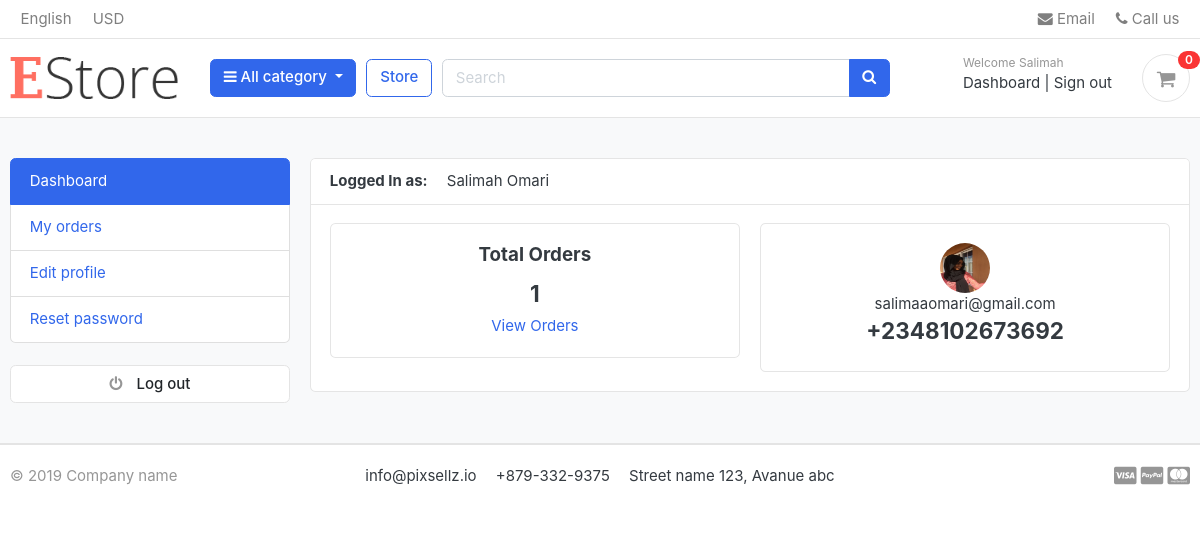
The page /account/ (signed in) on the database its author committed.
### accounts/models.py (models this page shows, shortened)
class Account(AbstractBaseUser, PermissionsMixin):
    first_name= models.CharField(max_length=50)
    last_name= models.CharField(max_length=50)
    username= models.CharField(max_length=50, unique=True)
    email= models.EmailField(max_length=100, unique=True)
    phone_number= models.CharField(max_length=50)
    date_joined=models.DateTimeField(auto_now_add=True)
    last_login=models.DateTimeField(auto_now_add=True)
    is_admin = models.BooleanField(default=False)
    is_staff = models.BooleanField(default=False)
    is_active = models.BooleanField(default=False)
    is_superadmin = models.BooleanField(default=False)
    USERNAME_FIELD="email"
    REQUIRED_FIELDS=['username','first_name','last_name']
    objects=MyAccountManager()
    def full_name(self):
        return f'{self.first_name} {self.last_name}'

class UserProfile(models.Model):
    user=models.OneToOneField(Account, on_delete=models.CASCADE)
    address=models.CharField(blank=True, max_length=200)
    profile_pics=models.ImageField(blank=True, upload_to='userprofile ')
    city=models.CharField(blank=True, max_length=50)
    state=models.CharField(blank=True, max_length=50)
    country=models.CharField(blank=True, max_length=50)

### accounts/views.py (the view)
# urls.py: path('', dashboard,name='dashboard' ),
@login_required(login_url="signin")
def dashboard(request):
    user=request.user
    orders=Order.objects.order_by('-created_at').filter(user_id=user.id, is_ordered=True)
    orders_count=orders.count()
    userprofile=UserProfile.objects.get(user_id=user.id)
    context={
        'orders_count':orders_count,
        'userprofile':userprofile
    }
    return render(request,'dashboard.html', context)

### cart/context_processor.py (called while the page is built)
def counter(request):
    count=0
    if 'admin' in request.path:
        return {}
    else:
        try:
            cart=Cart.objects.filter(cart_id=_cart_id(request))
            if request.user.is_authenticated:
                print(request.user.is_authenticated)
                cart_items=Cart_item.objects.all().filter(user=request.user)
            else:
                cart_items=Cart_item.objects.all().filter(cart=cart[:1])
            for cart_item in cart_items:
                count+=cart_item.quantity
        except ObjectDoesNotExist:
            count=0
        return dict(count=count)

### cart/views.py (called while the page is built)
def _cart_id(request):
    cart = request.session.session_key
    if not cart:
        cart = request.session.create()
    return cart

### category/context_processors.py (called while the page is built)
def menu_links(request):
    links=Category.objects.all()
    return dict(links=links)

### category/models.py (called while the page is built)
    def get_url(self):
        return reverse ('store_category', args=[self.slug])

### templates/dashboard.html
{% extends "base.html" %}
{% load static %}
{% block content %}
<section class="section-conten padding-y bg">
<div class="container">
	<div class="row">
	{% include 'includes/sidebar.html' %}
	<main class="col-md-9">
		<article class="card">
		<header class="card-header">
			<strong class="d-inline-block mr-3">Logged In as:</strong>
			<span>{{user.full_name}}</span>
		</header>
		<div class="card-body">
			<div class="row">
		<div class="col-md-6">
			<div class="card" style="text-align:center;">
				<div class="card-body">
					<h5 class="card-title">Total Orders</h5>
					<h4>{{orders_count}}</h4>
					<a href="{% url 'my_orders' %}">View Orders</a>
				</div>
			</div>
		</div>
		<div class="col-md-6">
			<div class="card" style="text-align:center;">
				<div class="card-body">
				<img src="{{userprofile.profile_pics.url}}" alt="User Profile Picture" width="50" height="50" style="border-radius:50%;">
					<p class="mb-0">{{user.email}}</h5>
					<h4>{{user.phone_number}}</h4>
				</div>
			</div>
		</div>
			</div>
		</div>
		</article>
	</main>
</div>
</div>
</section>
</body>
</html>
{% endblock %}

### templates/includes/navbar.html (shortened to what this page needs)
{% load static %}
<header class="section-header">
<nav class="navbar p-md-0 navbar-expand-sm navbar-light border-bottom">
<div class="container">
  <div class="collapse navbar-collapse" id="navbarTop4">
    <ul class="navbar-nav mr-auto">
    	<li class="nav-item dropdown">
		 	<a href="#" class="nav-link">   English </a>
		</li>
		<li class="nav-item dropdown">
			<a href="#" class="nav-link"> USD </a>
		</li>
    </ul>
    <ul class="navbar-nav">
		<li><a href="#" class="nav-link"> <i class="fa fa-envelope"></i> Email </a></li>
		<li><a href="#" class="nav-link"> <i class="fa fa-phone"></i> Call us </a></li>
	</ul>
  </div>
</div>
</nav>
<section class="header-main border-bottom">
	<div class="container">
<div class="row align-items-center">
	<div class="col-lg-2 col-md-3 col-6">
		<a href="{% url 'home' %}" class="brand-wrap">
			<img class="logo" src="{% static './images/hi.png' %}">
		</a>
	</div>
	<div class="col-lg col-sm col-md col-6 flex-grow-0">
		<div class="category-wrap dropdown d-inline-block float-right">
			<button type="button" class="btn btn-primary dropdown-toggle" data-toggle="dropdown">
				<i class="fa fa-bars"></i> All category
			</button>
		</div>
	</div>
	<a href="{% url 'store' %}" class="btn btn-outline-primary">Store</a>
	<div class="col-lg  col-md-6 col-sm-12 col">
		<form action="{% url 'search' %}" class="search">
			<div class="input-group w-100">
			    <input type="text" class="form-control" style="width:60%;" placeholder="Search" name='keyword'>
			    <div class="input-group-append">
			      <button class="btn btn-primary" type="submit">
			        <i class="fa fa-search"></i>
			      </button>
			    </div>
		    </div>
		</form>
	</div>
	<div class="col-lg-3 col-sm-6 col-8 order-2 order-lg-3">
				<div class="d-flex justify-content-end mb-3 mb-lg-0">
				{% if user.id is None %}
					<div class="widget-header">
						<small class="title text-muted">Welcome guest!</small>
						<div>
							<a href="{% url 'signin' %}">Sign in</a> <span class="dark-transp"> | </span>
							<a href="{% url 'register' %}"> Register</a>
						</div>
					</div>
					{% else %}
					<div class="widget-header">
						<small class="title text-muted">Welcome {{user.first_name}}</small>
						<div>
							<a href="{% url 'dashboard' %}">Dashboard</a> <span class="dark-transp"> | </span>
							<a href="{% url 'logout' %}">Sign out</a>
						</div>
					</div>
					{% endif %}
					<a href="{% url 'cart' %}" class="widget-header pl-3 ml-3">
						<div class="icon icon-sm rounded-circle border"><i class="fa fa-shopping-cart"></i></div>
						<span class="badge badge-pill badge-danger notify">{{count}}</span>
					</a>
				</div>
			</div>
</div>
	</div>
</section>
</header>

### static/css/ui.css (style rules this page uses)
html { font-family: "Inter", sans-serif; font-size: 15px; }
.icon-xs, .icon-sm, .icon-md, .icon-lg { display: inline-block; text-align: center; flex-shrink: 0; flex-grow: 0; }
.icon-sm { width: 48px; height: 48px; line-height: 48px !important; font-size: 20px; }
.padding-y { padding-top: 40px; padding-bottom: 40px; }
article:after, .form-group:after { display: block; clear: both; content: ""; }
.bg { background-color: #f8f9fa; }
.header-main { position: relative; padding-top: 1rem; padding-bottom: 1rem; }
.brand-wrap .logo, .navbar-brand .logo { margin-right: 7px; max-height: 42px; display: inline-block; }
.widget-header { display: inline-block; vertical-align: middle; position: relative; }
.widget-header a { color: #343a40; }
.widget-header i { color: #969696; }
.widget-header .title { display: block; }
.widget-header .notify { position: absolute; top: -3px; right: -10px; }
.notify { position: absolute; top: -4px; right: -10px; display: inline-block; padding: 0.25em 0.6em; font-size: 12px; line-height: 1; text-align: center; border-radius: 3rem; color: #fff; background-color: #fa3434; }

### rows shown on the page
Account: first_name "Salimah", full_name "Salimah Omari", email "salimaaomari@gmail.com", phone_number "+2348102673692"
UserProfile: profile_pics (picture)

### other values the page prints
{{ count }} "0"
{{ orders_count }} "1"
